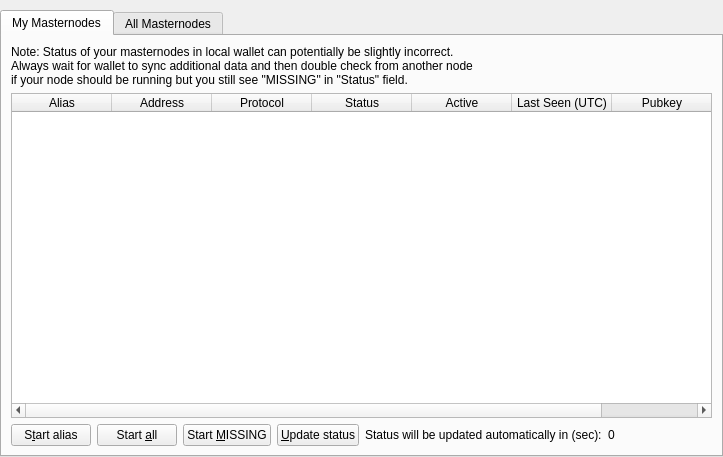
<?xml version="1.0" encoding="UTF-8"?>
<ui version="4.0">
 <class>MasternodeList</class>
 <widget class="QWidget" name="MasternodeList">
  <property name="geometry">
   <rect>
    <x>0</x>
    <y>0</y>
    <width>723</width>
    <height>457</height>
   </rect>
  </property>
  <property name="windowTitle">
   <string>Form</string>
  </property>
  <layout class="QVBoxLayout" name="topLayout">
   <property name="leftMargin">
    <number>0</number>
   </property>
   <property name="topMargin">
    <number>0</number>
   </property>
   <property name="rightMargin">
    <number>0</number>
   </property>
   <property name="bottomMargin">
    <number>0</number>
   </property>
   <item>
    <layout class="QVBoxLayout" name="verticalLayout">
     <property name="bottomMargin">
      <number>0</number>
     </property>
     <item>
      <spacer name="horizontalSpacer0">
       <property name="orientation">
        <enum>Qt::Horizontal</enum>
       </property>
       <property name="sizeHint" stdset="0">
        <size>
         <width>40</width>
         <height>10</height>
        </size>
       </property>
      </spacer>
     </item>
     <item>
      <widget class="QTabWidget" name="tabWidget">
       <property name="currentIndex">
        <number>0</number>
       </property>
       <widget class="QWidget" name="tabMyMasternodes">
        <attribute name="title">
         <string>My Masternodes</string>
        </attribute>
        <layout class="QGridLayout" name="gridLayout_2">
         <item row="0" column="0">
          <layout class="QVBoxLayout" name="verticalLayout_2">
           <property name="bottomMargin">
            <number>0</number>
           </property>
           <item>
            <layout class="QHBoxLayout" name="horizontalLayout_note">
             <property name="bottomMargin">
              <number>0</number>
             </property>
             <item>
              <widget class="QLabel" name="updateNote">
               <property name="text">
                <string>Note: Status of your masternodes in local wallet can potentially be slightly incorrect.&lt;br /&gt;Always wait for wallet to sync additional data and then double check from another node&lt;br /&gt;if your node should be running but you still see &quot;MISSING&quot; in &quot;Status&quot; field.</string>
               </property>
              </widget>
             </item>
            </layout>
           </item>
           <item>
            <widget class="QTableWidget" name="tableWidgetMyMasternodes">
             <property name="minimumSize">
              <size>
               <width>695</width>
               <height>0</height>
              </size>
             </property>
             <property name="palette">
              <palette>
               <active>
                <colorrole role="Text">
                 <brush brushstyle="SolidPattern">
                  <color alpha="255">
                   <red>51</red>
                   <green>51</green>
                   <blue>51</blue>
                  </color>
                 </brush>
                </colorrole>
               </active>
               <inactive>
                <colorrole role="Text">
                 <brush brushstyle="SolidPattern">
                  <color alpha="255">
                   <red>51</red>
                   <green>51</green>
                   <blue>51</blue>
                  </color>
                 </brush>
                </colorrole>
               </inactive>
               <disabled>
                <colorrole role="Text">
                 <brush brushstyle="SolidPattern">
                  <color alpha="255">
                   <red>85</red>
                   <green>85</green>
                   <blue>85</blue>
                  </color>
                 </brush>
                </colorrole>
               </disabled>
              </palette>
             </property>
             <property name="editTriggers">
              <set>QAbstractItemView::NoEditTriggers</set>
             </property>
             <property name="alternatingRowColors">
              <bool>true</bool>
             </property>
             <property name="selectionMode">
              <enum>QAbstractItemView::SingleSelection</enum>
             </property>
             <property name="selectionBehavior">
              <enum>QAbstractItemView::SelectRows</enum>
             </property>
             <property name="sortingEnabled">
              <bool>true</bool>
             </property>
             <attribute name="horizontalHeaderStretchLastSection">
              <bool>true</bool>
             </attribute>
             <attribute name="ResizeMode">
              <enum>QHeaderView::Interactive</enum>
             </attribute>
             <column>
              <property name="text">
               <string>Alias</string>
              </property>
             </column>
             <column>
              <property name="text">
               <string>Address</string>
              </property>
             </column>
             <column>
              <property name="text">
               <string>Protocol</string>
              </property>
             </column>
             <column>
              <property name="text">
               <string>Status</string>
              </property>
             </column>
             <column>
              <property name="text">
               <string>Active</string>
              </property>
             </column>
             <column>
              <property name="text">
               <string>Last Seen (UTC)</string>
              </property>
             </column>
             <column>
              <property name="text">
               <string>Pubkey</string>
              </property>
             </column>
            </widget>
           </item>
           <item>
            <layout class="QHBoxLayout" name="horizontalLayout_5">
             <property name="bottomMargin">
              <number>0</number>
             </property>
             <item>
              <widget class="QPushButton" name="startButton">
               <property name="text">
                <string>S&amp;tart alias</string>
               </property>
              </widget>
             </item>
             <item>
              <widget class="QPushButton" name="startAllButton">
               <property name="text">
                <string>Start &amp;all</string>
               </property>
              </widget>
             </item>
             <item>
              <widget class="QPushButton" name="startMissingButton">
               <property name="text">
                <string>Start &amp;MISSING</string>
               </property>
              </widget>
             </item>
             <item>
              <widget class="QPushButton" name="UpdateButton">
               <property name="text">
                <string>&amp;Update status</string>
               </property>
              </widget>
             </item>
             <item>
              <widget class="QLabel" name="autoupdate_label">
               <property name="text">
                <string>Status will be updated automatically in (sec):</string>
               </property>
              </widget>
             </item>
             <item>
              <widget class="QLabel" name="secondsLabel">
               <property name="text">
                <string>0</string>
               </property>
              </widget>
             </item>
             <item>
              <spacer name="horizontalSpacer_5">
               <property name="orientation">
                <enum>Qt::Horizontal</enum>
               </property>
               <property name="sizeHint" stdset="0">
                <size>
                 <width>40</width>
                 <height>20</height>
                </size>
               </property>
              </spacer>
             </item>
            </layout>
           </item>
          </layout>
         </item>
        </layout>
       </widget>
       <widget class="QWidget" name="tabAllMasternodes">
        <attribute name="title">
         <string>All Masternodes</string>
        </attribute>
        <layout class="QGridLayout" name="gridLayout">
         <item row="1" column="0">
          <widget class="QTableWidget" name="tableWidgetMasternodes">
           <property name="palette">
            <palette>
             <active>
              <colorrole role="Text">
               <brush brushstyle="SolidPattern">
                <color alpha="255">
                 <red>51</red>
                 <green>51</green>
                 <blue>51</blue>
                </color>
               </brush>
              </colorrole>
             </active>
             <inactive>
              <colorrole role="Text">
               <brush brushstyle="SolidPattern">
                <color alpha="255">
                 <red>51</red>
                 <green>51</green>
                 <blue>51</blue>
                </color>
               </brush>
              </colorrole>
             </inactive>
             <disabled>
              <colorrole role="Text">
               <brush brushstyle="SolidPattern">
                <color alpha="255">
                 <red>85</red>
                 <green>85</green>
                 <blue>85</blue>
                </color>
               </brush>
              </colorrole>
             </disabled>
            </palette>
           </property>
           <property name="editTriggers">
            <set>QAbstractItemView::NoEditTriggers</set>
           </property>
           <property name="alternatingRowColors">
            <bool>true</bool>
           </property>
           <property name="selectionBehavior">
            <enum>QAbstractItemView::SelectRows</enum>
           </property>
           <property name="sortingEnabled">
            <bool>true</bool>
           </property>
           <attribute name="horizontalHeaderStretchLastSection">
            <bool>true</bool>
           </attribute>
           <attribute name="ResizeMode">
            <enum>QHeaderView::Interactive</enum>
           </attribute>
           <column>
            <property name="text">
             <string>Address</string>
            </property>
           </column>
           <column>
            <property name="text">
             <string>Protocol</string>
            </property>
           </column>
           <column>
            <property name="text">
             <string>Status</string>
            </property>
           </column>
           <column>
            <property name="text">
             <string>Active</string>
            </property>
           </column>
           <column>
            <property name="text">
             <string>Last Seen (UTC)</string>
            </property>
           </column>
           <column>
            <property name="text">
             <string>Pubkey</string>
            </property>
           </column>
          </widget>
         </item>
         <item row="0" column="0">
          <layout class="QHBoxLayout" name="horizontalLayout_3">
           <property name="bottomMargin">
            <number>0</number>
           </property>
           <item>
            <widget class="QLabel" name="label_filter">
             <property name="text">
              <string>Filter List:</string>
             </property>
            </widget>
           </item>
           <item>
            <widget class="QLineEdit" name="filterLineEdit">
             <property name="toolTip">
              <string>Filter masternode list</string>
             </property>
            </widget>
           </item>
           <item>
            <spacer name="horizontalSpacer_3">
             <property name="orientation">
              <enum>Qt::Horizontal</enum>
             </property>
             <property name="sizeHint" stdset="0">
              <size>
               <width>10</width>
               <height>20</height>
              </size>
             </property>
            </spacer>
           </item>
           <item>
            <widget class="QLabel" name="label_count">
             <property name="text">
              <string>Node Count:</string>
             </property>
            </widget>
           </item>
           <item>
            <widget class="QLabel" name="countLabel">
             <property name="text">
              <string>0</string>
             </property>
            </widget>
           </item>
          </layout>
         </item>
        </layout>
       </widget>
      </widget>
     </item>
    </layout>
   </item>
  </layout>
 </widget>
 <resources/>
 <connections/>
</ui>
